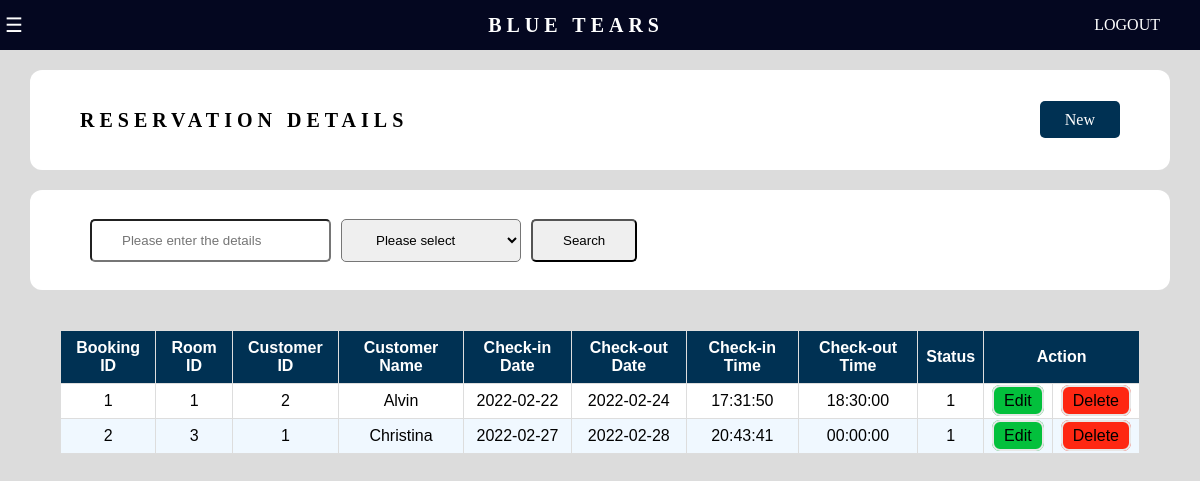
The app's page /recep-reservation.php with its own data.
### tables this page shows
CREATE TABLE IF NOT EXISTS `booking_cart` (
  `booking_cart_id` int NOT NULL AUTO_INCREMENT,
  `customer_id` int NOT NULL,
  `booking_id` int NOT NULL,
  PRIMARY KEY (`booking_cart_id`),
  KEY `booking_id` (`booking_id`),
  KEY `customer_id` (`customer_id`)
);

CREATE TABLE IF NOT EXISTS `booking` (
  `booking_id` int NOT NULL AUTO_INCREMENT,
  `room_id` int NOT NULL,
  `booking_start_date` date NOT NULL,
  `booking_end_date` date NOT NULL,
  `booking_start_time` time NOT NULL,
  `booking_end_time` time DEFAULT NULL,
  `booking_status` int DEFAULT NULL,
  PRIMARY KEY (`booking_id`),
  KEY `room_id` (`room_id`)
);

CREATE TABLE IF NOT EXISTS `registered_customer` (
  `customer_id` int NOT NULL AUTO_INCREMENT,
  `customer_name` varchar(50) NOT NULL,
  `customer_password` varchar(30) NOT NULL,
  `customer_nationallity` varchar(30) NOT NULL,
  `customer_phone_no` varchar(30) NOT NULL,
  `customer_email` varchar(30) NOT NULL,
  `ic_no` varchar(30) DEFAULT NULL,
  `passport_no` varchar(30) DEFAULT NULL,
  `point` int DEFAULT NULL,
  PRIMARY KEY (`customer_id`)
);

### recep-reservation.php (the view, shortened to what this page needs)
<!DOCTYPE html>
<html lang = "en">
    <head>
    </head>
    <body  style="background-color:rgb(220,220,220)";>
        <?php
            include "recep-sidenavi.php"
        ?>
        <div id = "content-text" class="content-text">
            <?php
                include "recep-topnavi.php";
            ?>
            <div class = page_content>
            <div class = "table_content">
                <div class = "table_content_sec">
                    <h2 class="table_tittle"> Reservation Details </h2>
                </div>
                <div class = "table_content_sec">
                        <a class="newButton" href="recep-check-room-availability.php">New</a>
                </div>
            </div>
        </div>
            <div class = page_content>
                <form class = "filter_part" method = "post">
                    <div class  = "filter_part_sec">
                    <input type = "text" name = "filtered_text" placeholder = "Please enter the details" ></input>
                    </div>
                    <div class = "filter_part_sec">
                    <select name = "filter_option" id = "filter_option">
                        <option value = "notspecific" name = "notspecific">Please select </option>
                    </select>
                    </div>
                    <div class = "filter_part_sec">
                        <button class="filterResultBtn" name="filterBtn" type="submit">Search</button>
                    </div>
                </form>
            <?php
                        if(isset($_POST['filterBtn'])){
                            $filter_text = $_POST['filtered_text'];
                            $filter_option = $_POST['filter_option'];
                            if($filter_option  == "booking_id"){
                                $query="SELECT * FROM booking INNER JOIN booking_cart on booking.booking_id = booking_cart.booking_id
                                INNER JOIN registered_customer on booking_cart.customer_id = registered_customer.customer_id WHERE booking.booking_id LIKE '$filter_text' AND booking_cart.booking_id LIKE '$filter_text'";
                                $search_result = filterTable($query);
                            }
                            else if( $filter_option  == "room_id"){
                                $query="SELECT * FROM booking INNER JOIN booking_cart on booking.booking_id = booking_cart.booking_id
                                INNER JOIN registered_customer on booking_cart.customer_id = registered_customer.customer_id WHERE room_id LIKE '$filter_text'";
                                $search_result = filterTable($query);
                            }
                            else if( $filter_option  == "customer_id"){
                                $query="SELECT * FROM booking INNER JOIN booking_cart on booking.booking_id = booking_cart.booking_id
                                INNER JOIN registered_customer on booking_cart.customer_id = registered_customer.customer_id WHERE booking_cart.customer_id LIKE '$filter_text' AND registered_customer.customer_id LIKE '$filter_text'";
                                $search_result = filterTable($query);
                            }
                            else if( $filter_option  == "customer_name"){
                                $query="SELECT * FROM booking INNER JOIN booking_cart on booking.booking_id = booking_cart.booking_id
                                INNER JOIN registered_customer on booking_cart.customer_id = registered_customer.customer_id WHERE customer_name LIKE '$filter_text'";
                                $search_result = filterTable($query);
                            }
                            else if( $filter_option  == "notspecific" and $filter_text ==""){
                                $query="SELECT * FROM booking INNER JOIN booking_cart on booking.booking_id = booking_cart.booking_id
                                INNER JOIN registered_customer on booking_cart.customer_id = registered_customer.customer_id";
                                $search_result = filterTable($query);
                            }
                            else{
                                $query="SELECT * FROM booking INNER JOIN booking_cart on booking.booking_id = booking_cart.booking_id
                                INNER JOIN registered_customer on booking_cart.customer_id = registered_customer.customer_id WHERE booking.booking_id LIKE '$filter_text' OR room_id LIKE '$filter_text' OR
                                registered_customer.customer_id LIKE '$filter_text' OR customer_name LIKE '$filter_text'";
                                $search_result = filterTable($query);
                            }
                        }
                        else{
                            $query="SELECT * FROM booking INNER JOIN booking_cart on booking.booking_id = booking_cart.booking_id
                            INNER JOIN registered_customer on booking_cart.customer_id = registered_customer.customer_id";
                            $search_result = filterTable($query);
                        }
                        function filterTable($query)
                        {
                            include("conn.php");
                            $filter_Result=mysqli_query($conn,$query);
                            return $filter_Result;
                        }
                        ?>
                <div class = page_content>
                <div class = "reservation_content">
                <table class= "reservation_table" >
                    <tr>
                        <th> <font face="Arial">Booking ID</font> </th>
                        <th> <font face="Arial">Room ID</font> </th>
                        <th> <font face="Arial">Customer ID</font> </th>
                        <th> <font face="Arial">Customer Name</font> </th>
                        <th> <font face="Arial">Check-in Date</font> </th>
                        <th> <font face="Arial">Check-out Date </font> </th>
                        <th> <font face="Arial">Check-in Time</font> </th>
                        <th> <font face="Arial">Check-out Time</font> </th>
                        <th> <font face="Arial">Status</font> </th>
                        <th colspan="2"> <font face="Arial">Action</font> </th>
                    </tr>
                        <?php
                        while($row = mysqli_fetch_array($search_result)){
                            echo "<tr>";
                            echo "<td>";
                            echo $row['booking_id'];
                            echo "</td>";
                            echo "<td>";
                            echo $row['room_id'];
                            echo "</td>";
                            echo "<td>";
                            echo $row['customer_id'];
                            echo "</td>";
                            echo "<td>";
                            echo $row['customer_name'];
                            echo "</td>";
                            echo "<td>";
                            echo $row['booking_start_date'];
                            echo "</td>";
                             echo "<td>";
                            echo $row['booking_end_date'];
                            echo "</td>";
                            if ($row['booking_start_time'] == NULL)
                            {
                                echo "<td><a style='background-color:rgb(49,140,231);border-radius:8px;
                                color: black;padding:5px 10px;
                                border: 2px solid #e7e7e7;text-decoration: none;'href=\"recep-update-reservation.php?id=";
                                echo $row['booking_id'];
                                echo "\">Confirm</a></td>";
                        }
                            else{
                                echo "<td>";
                                 echo $row['booking_start_time'];
                                 echo "</td>";
                            };
                            if ($row['booking_end_time'] == NULL)
                            {
                                echo "<td><a style='background-color:rgb(49,140,231);border-radius:8px;
                                color: black;padding:5px 10px;
                                border: 2px solid #e7e7e7;text-decoration: none;'href=\"recep-update-reservation2.php?id=";
                                echo $row['booking_id'];
                                echo "\">Confirm</a></td>";
                        }
                            else{
                                echo "<td>";
                                 echo $row['booking_end_time'];
                                 echo "</td>";
                            };
                            echo "<td>";
                            echo $row['booking_status'];
                            echo "</td>";
                            echo "<td><a  style='background-color:rgb(3,192,60);border-radius:8px;
                            color: black;padding:5px 10px;
                            border: 2px solid #e7e7e7;text-decoration: none;' href=\"recep-edit-reservation.php?id=";
                            echo $row['booking_id'];
                            echo "\">Edit</a></td>";
                            echo "<td><a style='background-color:rgb(254,39,18);border-radius:8px;
                            color: black;padding:5px 10px;
                            border: 2px solid #e7e7e7;text-decoration: none;' href=\"recep-delete-reservation.php?id=";
                            echo $row['booking_id'];
                            echo "\" onClick=\"return confirm('Delete ";
                            echo $row['booking_id'];
                            echo " details?');\">Delete</a></button></td></form></tr>"; }
                ?>
            </div>
            </div>
        </div>
    </body>
</html>

### recep-sidenavi.php (shortened to what this page needs)
<!DOCTYPE html>
    <html lang = "en">
        <head>
            <link rel="stylesheet" href="https://cdnjs.cloudflare.com/ajax/libs/font-awesome/4.7.0/css/font-awesome.min.css">
        </head>
        <body>
        </body>
    </html>

### recep-topnavi.php (shortened to what this page needs)
<!DOCTYPE html>
    <html lang = "en">
        <head>
            <link rel="stylesheet" href="https://cdnjs.cloudflare.com/ajax/libs/font-awesome/4.7.0/css/font-awesome.min.css">
        </head>
        <body>
            <div class = "top-navi">
                <div class = "top_navi_sec">
                    <button class="openSidebarBtn" onclick="openSideBar()">☰</button>
                </div>
                <div class = "top_navi_sec">
                    <h2 class="top-navi-heading"> Blue Tears </h2>
                </div>
                <div class = "top_navi_sec">
                        <a class="logoutbutton" href="recep-logout.php">LOGOUT</a>
                </div>
            </div>
        </body>
    </html>

### recep-reservation.php (style rules this page uses)
* { margin: 0px; padding:0px; box-sizing:border-box; }
.content-text { margin-top:0px; margin-left:0px; padding-bottom:50px; }
#content-text { transition: all .5s; }
.reservation_content { padding-top:20px; display:flex; justify-content: center; align-items: center; }
.reservation_table { font-family: Arial, Helvetica, sans-serif; border-collapse: collapse; width: 100%; text-align:center }
.reservation_table th { border: 1px solid #ddd; padding: 8px; background-color: rgb(0,49,83); color: white }
.reservation_table td { border: 1px solid #ddd; padding: 8px; }
.reservation_table tr:nth-child(even) { background-color: white; }
.reservation_table tr:nth-child(odd) { background-color: rgb(240,248,255); }
.table_content { justify-content: space-between; align-items: center; height:100px; background-color: white; display:flex; width:100%; padding-right:50px; border-radius: 12px; }
.table_tittle { color:black; font-size:20px; text-transform: uppercase; letter-spacing: 5px; font-family: "fantasy"; padding-left:50px; }
.filter_part { align-items: center; height:100px; background-color:white; display:flex; width:100%; padding-right:20px; padding-left:50px; border-radius: 12px; }
.filter_part_sec { padding-left:10px; }
.filterResultBtn { padding: 12px 30px; border-radius: 5px; }
.filter_part input { padding: 12px 30px; border-radius: 5px; }
.filter_part select { padding: 12px 30px; border-radius: 5px; }
.page_content { padding-top:20px; padding-left:30px; padding-right:30px; }
.newButton { background-color:rgb(0,49,83); border-radius: 5px; padding:10px 25px; text-decoration: none; color:white; }

### recep-topnavi.php (style rules this page uses)
.top-navi { justify-content: space-between; align-items: center; height:50px; background-color:rgb(4, 7, 32); margin:0; top:0; left: 0; display:flex; width:100%; padding-right:20px }
.top-navi-heading { color:white; font-size:20px; text-transform: uppercase; letter-spacing: 5px; font-family: "fantasy"; padding-left:50px; }
.openSidebarBtn { cursor: pointer; border: none; color:white; left:30px; font-size:40px; padding: 0px 5px; background:transparent; font-size:20px; }
.top_navi_sec { display:inline-flex }
.logoutbutton { padding:10px 20px; text-decoration: none; color: white; display:flex; border:none; }

### records on screen
booking_cart: booking "1", booking.room_id "1", customer.customer_id "2", customer.customer_name "Alvin", booking.booking_start_date "2022-02-22", booking.booking_end_date "2022-02-24", booking.booking_start_time "17:31:50", booking.booking_end_time "18:30:00", booking.booking_status "1"
booking_cart: booking "2", booking.room_id "3", customer.customer_id "1", customer.customer_name "Christina", booking.booking_start_date "2022-02-27", booking.booking_end_date "2022-02-28", booking.booking_start_time "20:43:41", booking.booking_end_time "00:00:00", booking.booking_status "1"
